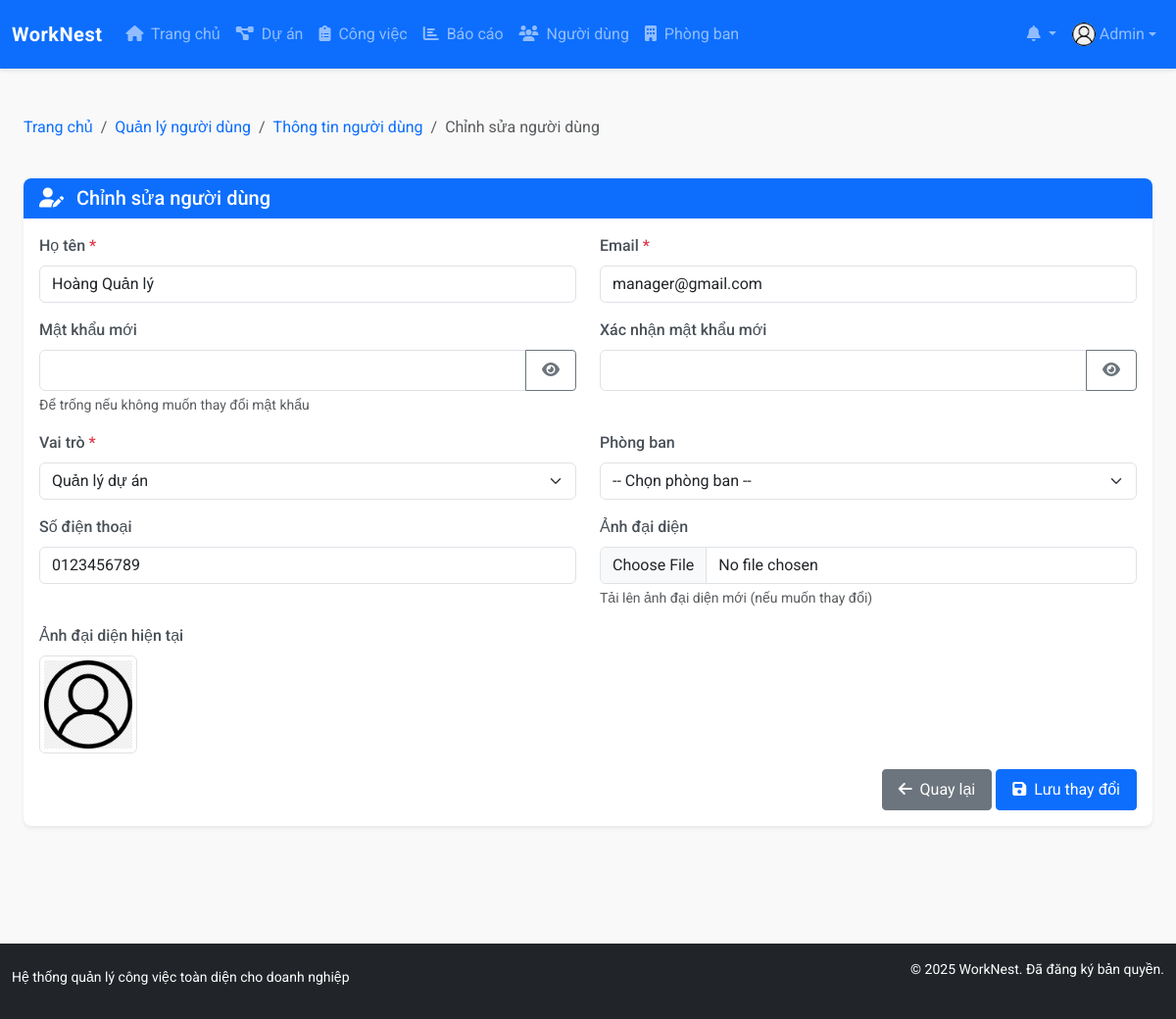
Screenshot of /modules/users/edit.php?id=2 (signed in) with the database file from the repository.
### tables this page shows
CREATE TABLE `users` (
  `id` int NOT NULL,
  `name` varchar(100) NOT NULL,
  `email` varchar(100) NOT NULL,
  `password` varchar(255) NOT NULL,
  `role` enum('admin','project_manager','department_manager','staff') NOT NULL DEFAULT 'staff',
  `department_id` int DEFAULT NULL,
  `phone` varchar(20) DEFAULT NULL,
  `avatar` varchar(255) DEFAULT 'assets/images/avatar-default.png',
  `created_at` datetime NOT NULL DEFAULT CURRENT_TIMESTAMP,
  `updated_at` datetime DEFAULT NULL ON UPDATE CURRENT_TIMESTAMP,
  `last_login` datetime DEFAULT NULL
);

### config/config.php (called while the page is built, shortened)
<?php
function is_logged_in() {
    return isset($_SESSION['user_id']);
}
function has_permission($required_role) {
    return $_SESSION['user_role'] === $required_role ||
           ($_SESSION['user_role'] === 'admin') ||
           ($required_role === 'department_manager' && $_SESSION['user_role'] === 'project_manager');
}
require_once ROOT_PATH . 'config/database.php';

### config/database.php (called while the page is built, shortened)
<?php
$conn = mysqli_connect(DB_HOST, DB_USER, DB_PASS, DB_NAME);
mysqli_set_charset($conn, "utf8mb4");
function query($sql) {
    global $conn;
    $result = mysqli_query($conn, $sql);
    return $result;
}
function fetch_array($result) {
    return mysqli_fetch_assoc($result);
}

### includes/functions.php (called while the page is built, shortened)
<?php
function get_notifications($user_id, $limit = 10, $offset = 0) {
    $user_id = (int)$user_id;
    $notifications = [];
    return $notifications;
}

### modules/users/edit.php (the view, shortened to what this page needs)
<?php
require_once '../../config/config.php';
require_once '../../includes/functions.php';
$user_id = (int)$_GET['id'];
$sql = "SELECT * FROM users WHERE id = $user_id";
$result = query($sql);
$user = fetch_array($result);
include_once '../../templates/header.php';
?>
<div class="container-fluid py-4">
    <div class="row mb-4">
        <div class="col-md-12">
            <nav aria-label="breadcrumb">
                <ol class="breadcrumb">
                    <li class="breadcrumb-item"><a href="../../dashboard.php">Trang chủ</a></li>
                    <li class="breadcrumb-item"><a href="index.php">Quản lý người dùng</a></li>
                    <li class="breadcrumb-item"><a href="view.php?id=<?php echo $user_id; ?>">Thông tin người dùng</a></li>
                    <li class="breadcrumb-item active" aria-current="page">Chỉnh sửa người dùng</li>
                </ol>
            </nav>
        </div>
    </div>
    <div class="row">
        <div class="col-md-12">
            <div class="card">
                <div class="card-header bg-primary text-white">
                    <h5 class="mb-0">
                        <i class="fas fa-user-edit me-2"></i> Chỉnh sửa người dùng
                    </h5>
                </div>
                <div class="card-body">
                    <form method="post" action="" enctype="multipart/form-data" class="needs-validation" novalidate>
                        <div class="row mb-3">
                            <div class="col-md-6">
                                <label for="name" class="form-label">Họ tên <span class="text-danger">*</span></label>
                                <input type="text" class="form-control" id="name" name="name" value="<?php echo isset($_POST['name']) ? htmlspecialchars($_POST['name']) : htmlspecialchars($user['name']); ?>" required>
                            </div>
                            <div class="col-md-6">
                                <label for="email" class="form-label">Email <span class="text-danger">*</span></label>
                                <input type="email" class="form-control" id="email" name="email" value="<?php echo isset($_POST['email']) ? htmlspecialchars($_POST['email']) : htmlspecialchars($user['email']); ?>" required>
                            </div>
                        </div>
                        <div class="row mb-3">
                            <div class="col-md-6">
                                <label for="password" class="form-label">Mật khẩu mới</label>
                                <div class="input-group">
                                    <input type="password" class="form-control" id="password" name="password">
                                    <button class="btn btn-outline-secondary toggle-password" type="button" data-field="password">
                                        <i class="fas fa-eye"></i>
                                    </button>
                                </div>
                                <div class="form-text">Để trống nếu không muốn thay đổi mật khẩu</div>
                            </div>
                            <div class="col-md-6">
                                <label for="confirm_password" class="form-label">Xác nhận mật khẩu mới</label>
                                <div class="input-group">
                                    <input type="password" class="form-control" id="confirm_password" name="confirm_password">
                                    <button class="btn btn-outline-secondary toggle-password" type="button" data-field="confirm_password">
                                        <i class="fas fa-eye"></i>
                                    </button>
                                </div>
                            </div>
                        </div>
                        <?php if (has_permission('admin')): ?>
                        <div class="row mb-3">
                            <div class="col-md-6">
                                <label for="role" class="form-label">Vai trò <span class="text-danger">*</span></label>
                                <select class="form-select" id="role" name="role" required>
                                    <option value="project_manager" <?php echo ($user['role'] == 'project_manager') ? 'selected' : ''; ?>>Quản lý dự án</option>
                                </select>
                            </div>
                            <div class="col-md-6">
                                <label for="department_id" class="form-label">Phòng ban</label>
                                <select class="form-select" id="department_id" name="department_id">
                                    <option value="">-- Chọn phòng ban --</option>
                                </select>
                            </div>
                        </div>
                        <?php endif; ?>
                        <div class="row mb-3">
                            <div class="col-md-6">
                                <label for="phone" class="form-label">Số điện thoại</label>
                                <input type="text" class="form-control" id="phone" name="phone" value="<?php echo isset($_POST['phone']) ? htmlspecialchars($_POST['phone']) : htmlspecialchars($user['phone'] ?? ''); ?>">
                            </div>
                            <div class="col-md-6">
                                <label for="avatar" class="form-label">Ảnh đại diện</label>
                                <input type="file" class="form-control" id="avatar" name="avatar" accept="image/*">
                                <div class="form-text">Tải lên ảnh đại diện mới (nếu muốn thay đổi)</div>
                            </div>
                        </div>
                        <div class="row mb-3">
                            <div class="col-md-6">
                                <label class="form-label">Ảnh đại diện hiện tại</label>
                                <div>
                                    <img src="<?php echo BASE_URL . $user['avatar']; ?>" alt="Avatar" class="img-thumbnail" style="width: 100px; height: 100px; object-fit: cover;">
                                </div>
                            </div>
                        </div>
                        <div class="row">
                            <div class="col-md-12 text-end">
                                <a href="view.php?id=<?php echo $user_id; ?>" class="btn btn-secondary">
                                    <i class="fas fa-arrow-left me-1"></i> Quay lại
                                </a>
                                <button type="submit" class="btn btn-primary">
                                    <i class="fas fa-save me-1"></i> Lưu thay đổi
                                </button>
                            </div>
                        </div>
                    </form>
                </div>
            </div>
        </div>
    </div>
</div>
<?php
include_once '../../templates/footer.php';
?>

### templates/header.php (shortened to what this page needs)
<?php
require_once __DIR__ . '/../includes/functions.php';
?>
<!DOCTYPE html>
<html lang="vi">
<head>
    <link href="https://cdn.jsdelivr.net/npm/bootstrap@5.3.0-alpha1/dist/css/bootstrap.min.css" rel="stylesheet">
    <link rel="stylesheet" href="https://cdnjs.cloudflare.com/ajax/libs/font-awesome/6.4.0/css/all.min.css">
    <link rel="stylesheet" href="<?php echo BASE_URL; ?>assets/css/style.css">
</head>
<body>
    <?php if (is_logged_in()): ?>
        <nav class="navbar navbar-expand-lg navbar-dark bg-primary sticky-top">
            <div class="container-fluid">
                <a class="navbar-brand d-flex align-items-center justify-content-evenly" href="<?php echo BASE_URL; ?>">
                    <span class="fw-bold">WorkNest</span>
                </a>
                <div class="collapse navbar-collapse" id="navbarNav">
                    <ul class="navbar-nav me-auto">
                        <li class="nav-item">
                            <a class="nav-link" href="<?php echo BASE_URL; ?>">
                                <i class="fas fa-home me-1"></i> Trang chủ
                            </a>
                        </li>
                        <?php if (has_permission('project_manager') || has_permission('department_manager')): ?>
                            <li class="nav-item">
                                <a class="nav-link" href="<?php echo BASE_URL; ?>modules/projects/">
                                    <i class="fas fa-project-diagram me-1"></i> Dự án
                                </a>
                            </li>
                        <?php endif; ?>
                        <li class="nav-item">
                            <a class="nav-link" href="<?php echo BASE_URL; ?>modules/tasks/">
                                <i class="fas fa-clipboard-list me-1"></i> Công việc
                            </a>
                        </li>
                        <?php if (has_permission('project_manager') || has_permission('department_manager')): ?>
                            <li class="nav-item">
                                <a class="nav-link" href="<?php echo BASE_URL; ?>modules/reports/">
                                    <i class="fas fa-chart-bar me-1"></i> Báo cáo
                                </a>
                            </li>
                        <?php endif; ?>
                        <?php if (has_permission('admin')): ?>
                            <li class="nav-item">
                                <a class="nav-link" href="<?php echo BASE_URL; ?>modules/users/">
                                    <i class="fas fa-users me-1"></i> Người dùng
                                </a>
                            </li>
                            <li class="nav-item">
                                <a class="nav-link" href="<?php echo BASE_URL; ?>modules/departments/">
                                    <i class="fas fa-building me-1"></i> Phòng ban
                                </a>
                            </li>
                        <?php endif; ?>
                    </ul>
                    <ul class="navbar-nav">
                        <li class="nav-item dropdown">
                            <a class="nav-link dropdown-toggle position-relative" href="#" id="notificationsDropdown"
                                role="button" data-bs-toggle="dropdown" aria-expanded="false">
                                <i class="fas fa-bell"></i>
                            </a>
                        </li>
                        <li class="nav-item dropdown">
                            <a class="nav-link dropdown-toggle d-flex align-items-center justify-content-evenly" href="#" id="userDropdown"
                                role="button" data-bs-toggle="dropdown" aria-expanded="false">
                                <?php
                                $current_user_id = $_SESSION['user_id'];
                                $user_sql = "SELECT * FROM users WHERE id = $current_user_id";
                                $user_result = query($user_sql);
                                $user_data = fetch_array($user_result);
                                ?>
                                <img src="<?php echo BASE_URL . $user_data['avatar']; ?>" class="rounded-circle me-1"
                                    alt="Avatar" style="width: 24px; height: 24px; object-fit: cover;">
                                <span class="d-none d-lg-inline-block"><?php echo $user_data['name']; ?></span>
                            </a>
                        </li>
                    </ul>
                </div>
            </div>
        </nav>
    <?php endif; ?>
    <div class="container-fluid mt-4 pb-5">

### assets/css/style.css (style rules this page uses)
:root { --primary-color: #0d6efd; --primary-hover: #0a58ca; --secondary-color: #6c757d; --dark-color: #343a40; --light-color: #f8f9fa; --gray-100: #f8f9fa; --gray-200: #e9ecef; --gray-300: #dee2e6; --gray-400: #ced4da; --gray-500: #adb5bd; --gray-600: #6c757d; --gray-700: #495057; --gray-800: #343a40; --gray-900: #212529; }
a { text-decoration: none; }
body { font-family: 'Roboto', sans-serif; background-color: #f9f9f9; color: var(--gray-800); min-height: 100vh; display: flex; flex-direction: column; justify-content: space-between; }
.navbar-dark.bg-primary { height: 70px; box-shadow: 0 2px 4px rgba(0, 0, 0, 0.1); }
.navbar-brand { font-weight: 700; letter-spacing: 0.5px; }
.card { border: none; box-shadow: 0 0.125rem 0.25rem rgba(0, 0, 0, 0.075); transition: all 0.3s ease; border-radius: 0.5rem; overflow: hidden; }
.card-header { background-color: rgba(13, 110, 253, 0.05); border-bottom: 1px solid rgba(13, 110, 253, 0.1); font-weight: 500; }
.btn { border-radius: 0.25rem; padding: 0.5rem 1rem; transition: all 0.2s ease; }
.btn-primary { background-color: var(--primary-color); border-color: var(--primary-color); }
.form-label { font-weight: 500; color: var(--gray-700); }

### rows the page displays
users: avatar (placeholder picture), name "Admin"
users: name "Hoàng Quản lý", email "manager@gmail.com", role "Quản lý dự án", phone "0123456789", avatar (placeholder picture)
